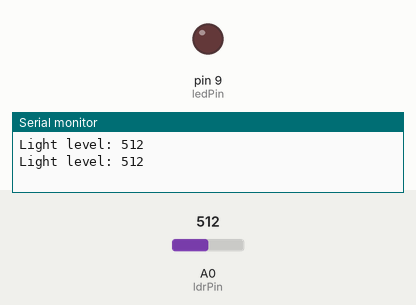
A sketch run on a simulated Arduino Uno, built with avr-gcc and run on an emulated ATmega328P. Shown: output pins drawn as LEDs (lit = HIGH), the last lines printed to the serial monitor. The test bench sets the inputs (shaded band); at power-on: A0 (ldrPin) = 512.

Above: at 1.8 s.
1.9 s: A0 (ldrPin) set to 274
3.4 s: A0 (ldrPin) set to 250
At 5.2 s:
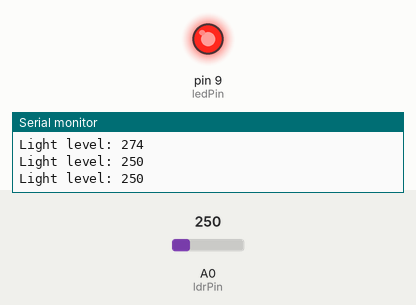
5.5 s: A0 (ldrPin) set to 270
At 6.8 s:
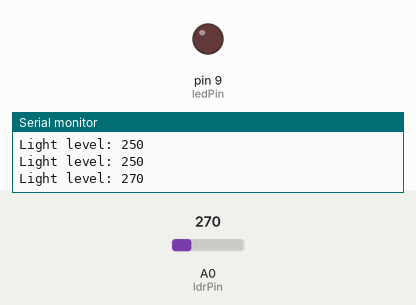
7.5 s: A0 (ldrPin) set to 122
At 8.3 s:
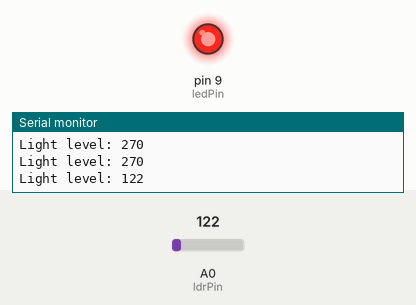
Timing chart, 0 to 10.5 s (numbered marks = the images above; inputs shaded):
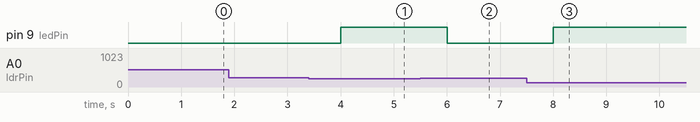

Measured:
- the behaviour switches between 260 and 259 on A0 (ldrPin) (found by bisection; images 0 and 1)
- after the input at 3.4 s, pin 9 (ledPin): LOW → HIGH after 0.60 s
- after the input at 5.5 s, pin 9 (ledPin): HIGH → LOW after 0.50 s
- after the input at 7.5 s, pin 9 (ledPin): LOW → HIGH after 0.50 s

The sketch:

sketch.ino
```cpp
int ldrPin = A0; // Photoresistor connected to A0
int ledPin = 9;  // LED connected to digital pin 9
int ldrValue = 0; // Variable to store LDR value

void setup() {
  pinMode(ldrPin, INPUT);
  pinMode(ledPin, OUTPUT);
  Serial.begin(9600);
}

void loop() {
  ldrValue = analogRead(ldrPin); // Read the light level
  Serial.print("Light level: ");
  Serial.println(ldrValue);

  if (ldrValue < 260) {
    digitalWrite(ledPin, HIGH); // If it's dark, turn on LED
  } else {
    digitalWrite(ledPin, LOW);  // If it's light, turn off LED
  }

  delay(1000); // Delay for 1 second before next reading
}
```
